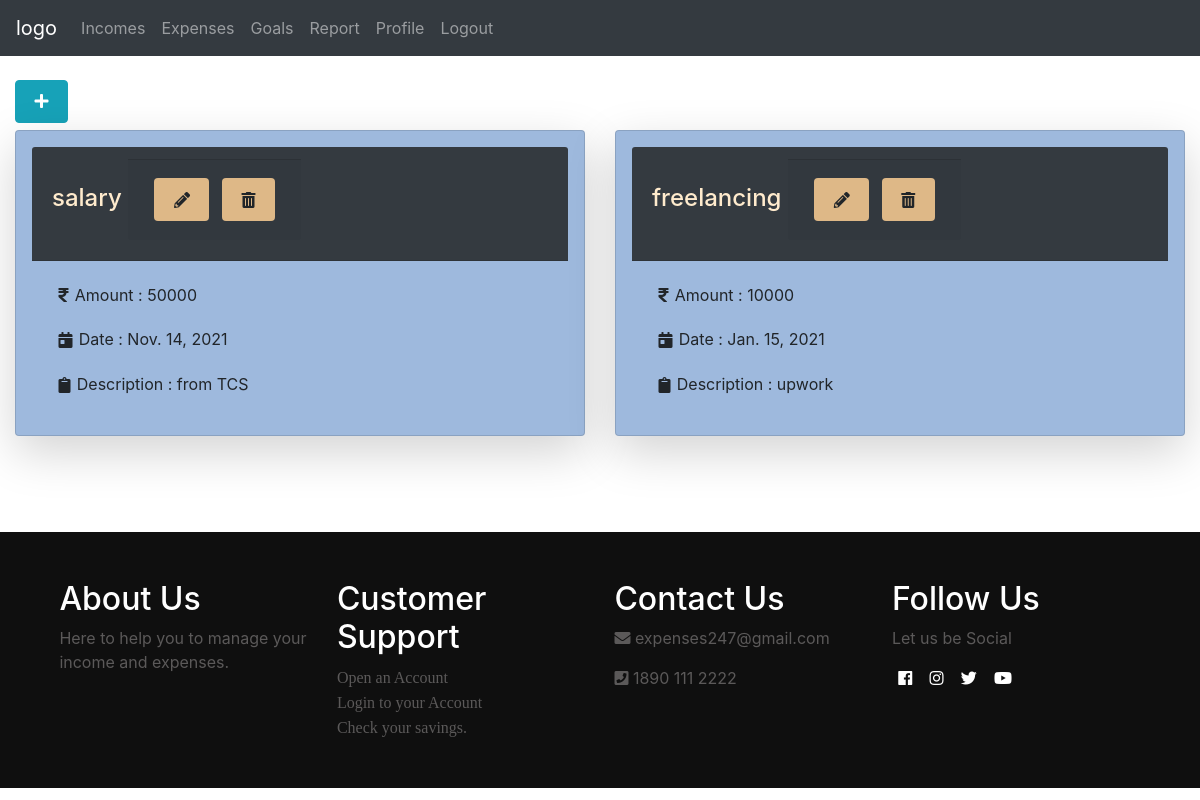
/income/ (signed in), run on an earlier commit of the app's database.
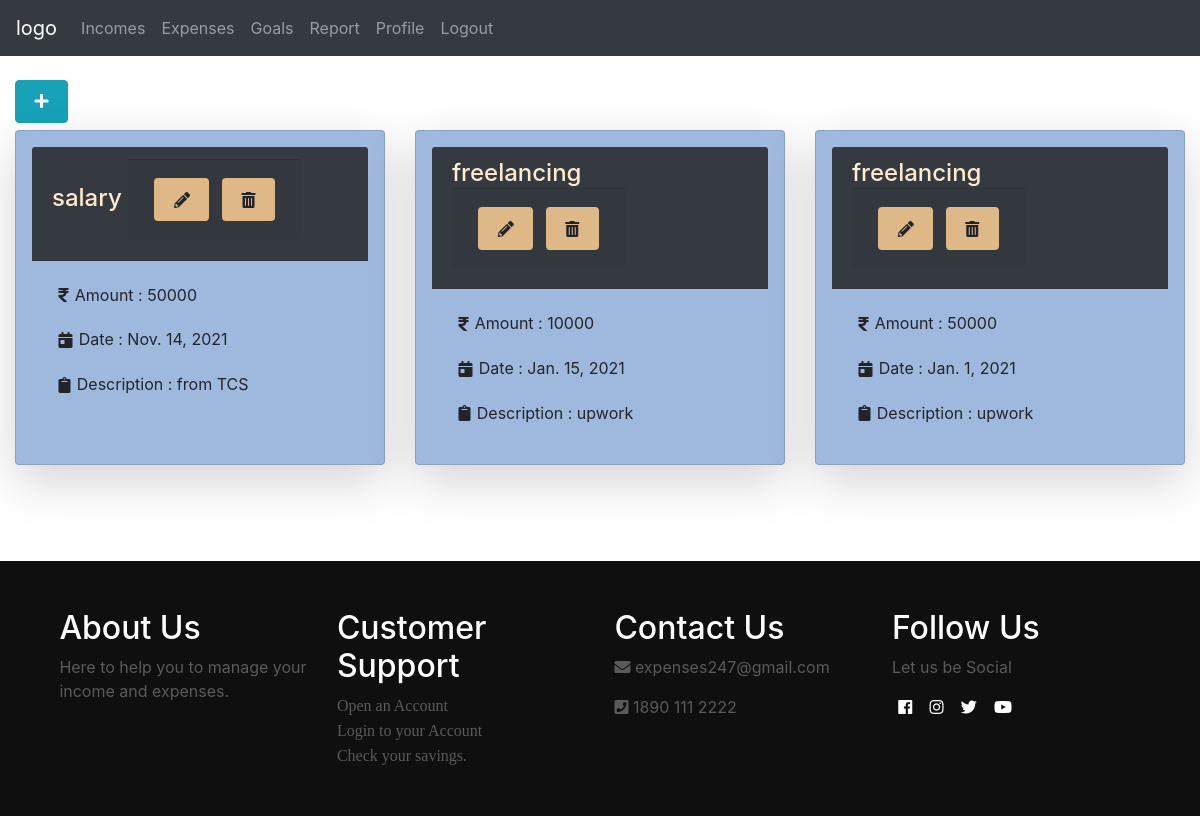
And on a later commit of the database.
### income/models.py (models this page shows)
class income_details(models.Model):
    incomeID = models.AutoField(primary_key=True)
    user = models.ForeignKey(user_details, on_delete=models.CASCADE)
    name = models.CharField(max_length=10)
    description = models.CharField(max_length=30)
    amount = models.IntegerField()
    date = models.DateField()
    regular = models.BooleanField()

### income/views.py (the view)
# urls.py: path('income/',include('income.urls')),
def income(request):
    inc=income_details.objects.all().filter(user_id=request.session['usremail'])
    return render(request,'income/income.html',context={"inc": inc})

### income/templates/income/income.html (shortened to what this page needs)
<!DOCTYPE html>
{% extends 'base1.html' %}
    {% block content %}
    <section style="height: 50px;">
        <a href="/income/addinc/" class="btn btn-info" role="button"><i class="fas fa-plus" style="padding: 0.4rem;size: 8px;"></i></a>
    </section>
    <div>
        <div class="card-deck" >
            {% for inc in inc %}
                <div class="card shadow-lg p-3 mb-5 rounded" style="background-color: rgb(158, 185, 221);">
                    <div class="card-header bg-dark" style="color: blanchedalmond;"><h4>{{ inc.name }}
                        <div class="card-footer" style="display: inline-flex;justify-self: right;">
                            <button class="btn" style="margin: 0.4rem;background-color: burlywood;" onclick='updInc("{{ inc.incomeID }}", "{{ csrf_token }}")'><i class="fas fa-pencil-alt" style="padding: 0.4rem;size: 8px;"></i></button>
                            <button class="btn" style="margin: 0.4rem;background-color:burlywood;" onclick='delInc("{{ inc.incomeID }}", "{{ csrf_token }}")'><i class="fas fa-trash-alt" style="padding: 0.4rem;size: 8px;"></i></button></div>
                        </div></h4>
                            <div class="card-body">
                                <p class="card-text"><i class="fas fa-rupee-sign" style="padding: 0.4rem;"></i>Amount : {{ inc.amount }}</p>
                                <p class="card-text"><i class="fas fa-calendar-day" style="padding: 0.4rem;"></i>Date : {{ inc.date }}</p>
                                <p class="card-text"><i class="fas fa-clipboard" style="padding: 0.4rem;"></i>Description : {{ inc.description }}</p>
                            </div>
                    </div>
            {% endfor %}
        </div>
    </div>
    <br><br>
    {% endblock %}

What changed in the data, as far as the page shows it:
added income_details: name "freelancing", amount "50000", date "Jan. 1, 2021", description "upwork"
